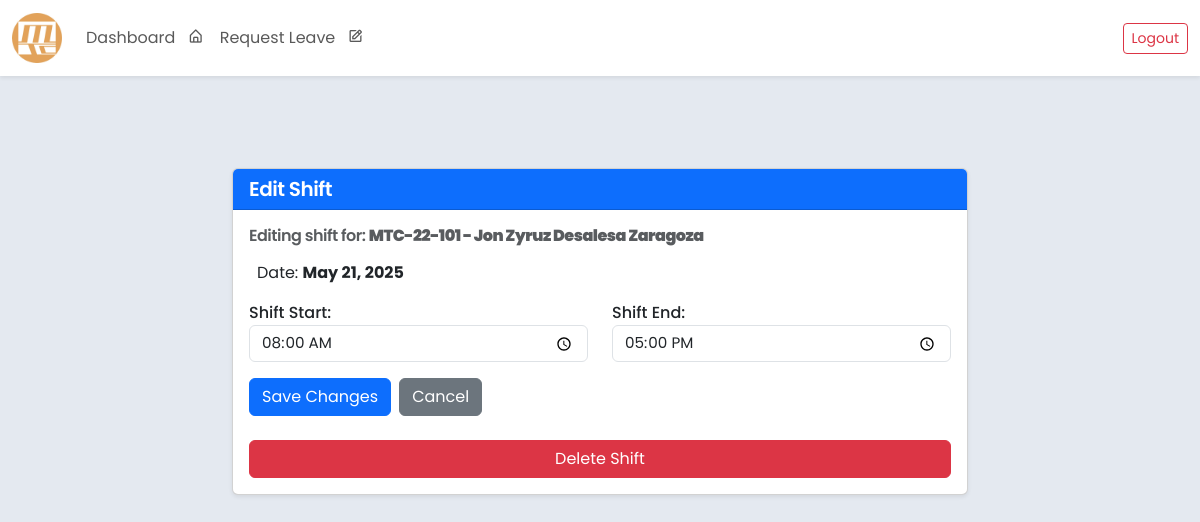
Screenshot of /shift/edit/69/ (signed in) with the database file from the repository.
### core/models.py (models this page shows, shortened)
class Shift(models.Model):
    employee = models.ForeignKey(
        'Employee',
        on_delete=models.CASCADE,
        related_name='shifts'
    )
    department = models.ForeignKey(
        'Department',
        on_delete=models.CASCADE,
        related_name='shifts'
    )
    shift_date = models.DateField(default=timezone.now)
    shift_start = models.TimeField()
    shift_end = models.TimeField()
    class Meta:
        verbose_name = 'Shift'
        verbose_name_plural = 'Shifts'
        db_table = 'shift_table'
        ordering = ['shift_date', 'shift_start']

class Employee(models.Model):
    SEX_CHOICES = [
        ('Male', 'Male'),
        ('Female', 'Female'),
        ('Other', 'Prefer not to Say'),
    ]
    ROLE_CHOICES = [
        ('Regular Employee', 'Regular Employee'),
        ('Department Head', 'Department Head'),
        ('Admin(HR)', 'Admin(HR)'),
        ('Supervisor', 'Supervisor'),
        ('President', 'President')
    ]
    employee_id = models.AutoField(primary_key=True)
    company_id = models.CharField(max_length=20, blank=False, unique=True)
    first_name = models.CharField(max_length=100, blank=False)
    middle_name = models.CharField(max_length=100, blank=True, null=True)
    last_name = models.CharField(max_length=100, blank=False)
    sex = models.CharField(max_length=20, choices=SEX_CHOICES, blank=False)
    role = models.CharField(max_length=20, choices=ROLE_CHOICES, default='Regular Employee', blank=False)
    department = models.ForeignKey(
        Department,
        related_name="employees",
        on_delete=models.SET_NULL,
        null=True,
        blank=True
    )
    contact_number = models.CharField(max_length=15, blank=False)
    date_employed = models.DateField()
    leave_credits = models.IntegerField(default=0, blank=False)
    leave_credits2 = models.IntegerField(default=0, blank=False)
    user_account = models.OneToOneField(User, on_delete=models.SET_NULL, null=True, blank=True, related_name='employee')
    class Meta:
        ordering = ['last_name', 'first_name']
        verbose_name = 'Employee'
        verbose_name_plural = 'Employees'
        db_table = 'employee_table'
        constraints = [
            models.CheckConstraint(
                check=models.Q(leave_credits__gte=0),
                name='positive_leave_credits',
            ),
        ]
    def __str__(self):
        return f"{self.company_id} - {self.first_name} {self.middle_name if self.middle_name else ''} {self.last_name}"

### core/views.py (the view)
# urls.py: path('shift/edit/<int:pk>/', views.edit_shift_view, name='edit_shift'),
def edit_shift_view(request, pk):
    shift = get_object_or_404(Shift, pk=pk)
    print(shift.employee)
    print(type(shift.employee))
    print(dir(shift.employee))
    employee_id = shift.employee.employee_id
    if request.method == 'POST':
        form = ShiftForm(request.POST, instance=shift)
        if form.is_valid():
            form.save()
            return redirect('employee_information', pk=employee_id)
    else:
        form = ShiftForm(instance=shift)
    return render(request, 'edit_shift.html', {'form': form, 'shift': shift})

### core/forms.py
class ShiftForm(forms.ModelForm):
    class Meta:
        model = Shift
        fields = ['shift_start', 'shift_end']
        widgets = {
            'shift_start': forms.TimeInput(
                attrs={
                    'type': 'time',
                    'class': 'form-control',
                    'placeholder': 'Start time'
                }
            ),
            'shift_end': forms.TimeInput(
                attrs={
                    'type': 'time',
                    'class': 'form-control',
                    'placeholder': 'End time'
                }
            ),
        }
        labels = {
            'shift_start': 'Shift Start',
            'shift_end': 'Shift End',
        }

### core/templates/edit_shift.html (shortened to what this page needs)
{% extends 'base.html' %}
{% block content %}
<div class="container my-5">
    <div class="row justify-content-center">
        <div class="col-md-8">
            <div class="card shadow-sm">
                <div class="card-header bg-primary text-white">
                    <h5 class="mb-0">Edit Shift</h5>
                </div>
                <div class="card-body">
                    <h6 class="mb-3 text-muted">
                        Editing shift for: <strong>{{ shift.employee }}</strong>
                    </h6>
                    <p>Date: <strong>{{ shift.shift_date }}</strong></p>
                    <form method="post" class="mb-4">
                        <div class="row">
                            <div class="col-md-6 mb-3">
                                {{ form.shift_start.label_tag }}
                                {{ form.shift_start }}
                            </div>
                            <div class="col-md-6 mb-3">
                                {{ form.shift_end.label_tag }}
                                {{ form.shift_end }}
                            </div>
                        </div>
                        <div class="d-flex gap-2">
                            <button type="submit" class="btn btn-primary">Save Changes</button>
                            <a href="{% url 'employee_information' shift.employee.employee_id %}" class="btn btn-secondary">Cancel</a>
                        </div>
                    </form>
                    <form action="{% url 'delete_shift' shift.id %}" method="post" onsubmit="return confirm('Are you sure you want to delete this shift?');">
                        <button type="submit" class="btn btn-danger w-100">Delete Shift</button>
                    </form>
                </div>
            </div>
        </div>
    </div>
</div>
{% endblock %}

### core/templates/base.html (style rules this page uses)
body { font-family: 'Poppins', sans-serif; font-size: 1rem; color: #333; background-color:rgb(228, 233, 240); }
h1, h2, h3, h4, h5, h6 { font-weight: 600; letter-spacing: -0.5px; }
label { font-weight: 500; }
.form-control { font-size: 0.95rem; }

### rows the page displays
Shift: employee "MTC-22-101 - Jon Zyruz Desalesa Zaragoza", shift_date "May 21, 2025", shift_start "08:00:00", shift_end "17:00:00"
